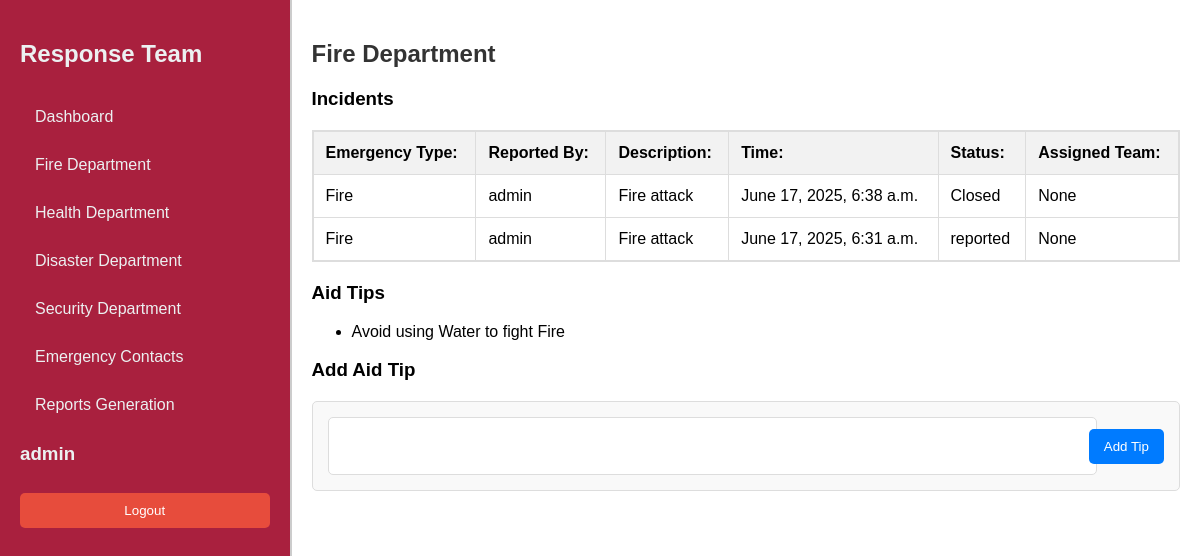
The page /response-team/fire/ (signed in) on the database as committed earlier.
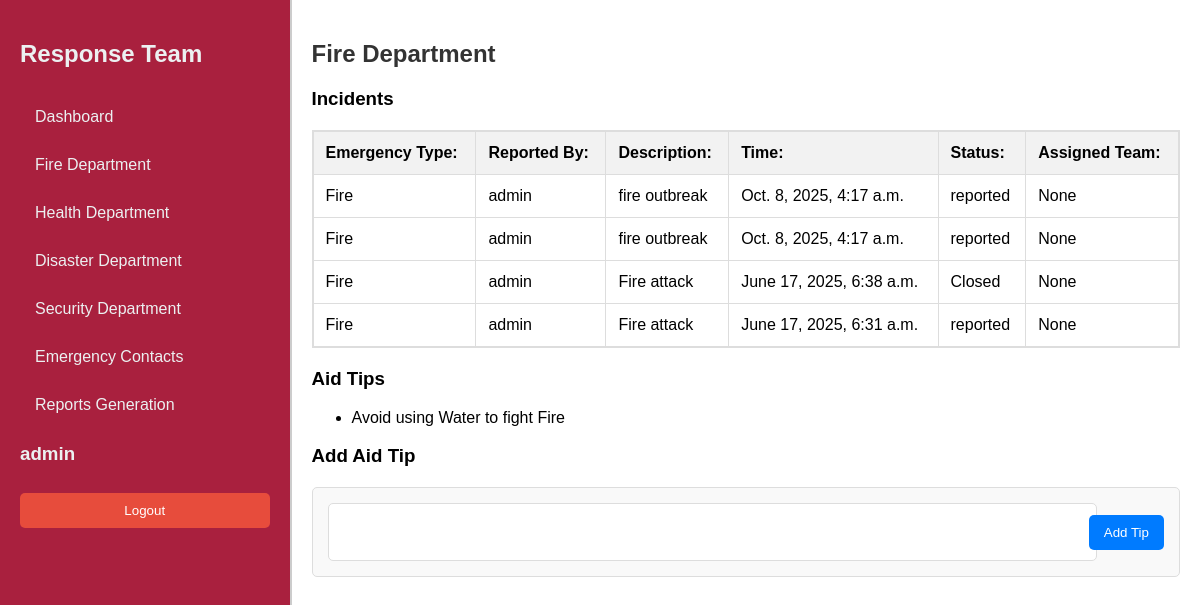
The same page on the database as committed later.
### sos/models.py (models this page shows, shortened)
class Emergency(models.Model):
    LOCATION_CHOICES = (
        ('location_1', 'Thika Town'),
        ('location_2', 'Bidco'),
        ('location_3', 'Runda'),
        ('location_4', 'Starehe'),
        ('location_5', 'MKU'),
        ('location_6', 'Thika Level 5'),
        ('location_7', 'Kiandutu'),
        ('location_8', 'Biafra'),
    )
    STATUS_CHOICES = (
        ('reported', 'Reported'),
        ('dispatched', 'Dispatched'),
        ('on_seen', 'On Seen'),
        ('resolved', 'Resolved'),
        ('cancelled', 'Cancelled'),
    )
    emergency_type = models.ForeignKey(EmergencyType, on_delete=models.CASCADE)
    reported_by = models.ForeignKey(User, on_delete=models.CASCADE)
    description = models.TextField(blank=True)
    reported_at = models.DateTimeField(auto_now_add=True)
    resolved_at = models.DateTimeField(blank=True, null=True)
    assigned_team = models.ForeignKey(
        'ResponseTeam',
        on_delete=models.SET_NULL,
        null=True,
        blank=True,
        related_name='assigned_emergencies'
    )
    location = models.CharField(max_length=20, choices=LOCATION_CHOICES, default='location_1', help_text="Select the location of the emergency")
    status = models.CharField(max_length=20, choices=STATUS_CHOICES, default='reported')
    class Meta:
        ordering = ['-reported_at']
        verbose_name = 'Emergency Report'
        verbose_name_plural = 'Emergency Reports'

class EmergencyType(models.Model):
    name = models.CharField(max_length=255, unique=True, help_text="Fire, Medical, Security")
    description = models.TextField(blank=True, null=True)
    def __str__(self):
        return self.name

class AidTip(models.Model):
    emergency_type = models.CharField(max_length=50)  # e.g., 'Fire', 'Medical', etc.
    tip = models.TextField()
    created_at = models.DateTimeField(auto_now_add=True)

### responseTeam/views.py (the view)
# urls.py: path('fire/', views.fireDepartment, name='fire_department'),
@staff_member_required
def fireDepartment(request):
    fire_type = get_object_or_404(EmergencyType, name='Fire')  # Get the EmergencyType instance for 'Fire'
    incidents = Emergency.objects.filter(emergency_type=fire_type)
    tips = AidTip.objects.filter(emergency_type=fire_type)  # Use the fire_type instance
    if request.method == 'POST':
        form = AidTipForm(request.POST)
        if form.is_valid():
            aid_tip = form.save(commit=False)  # Do not save to the database yet
            aid_tip.emergency_type = fire_type  # Set the emergency type
            aid_tip.save()  # Now save the instance
            return redirect('fire_department')
    else:
        form = AidTipForm()  # No initial data needed since emergency_type is set in the view
    context = {
        'incidents': incidents,
        'tips': tips,
        'form': form,
    }
    return render(request, 'firedepartment/fire.html', context)

### sos/forms.py
class AidTipForm(forms.ModelForm):
    class Meta:
        model = AidTip
        fields = ['tip']  # Only include the tip field
    def __init__(self, *args, **kwargs):
        super(AidTipForm, self).__init__(*args, **kwargs)

### responseTeam/views.py (called while the page is built)
def staff_member_required(view_func):
    decorated_view_func = user_passes_test(lambda u: u.is_staff)(view_func)
    return decorated_view_func

### responseTeam/templates/firedepartment/fire.html (shortened to what this page needs)
{% extends 'dashboard.html' %}
{% block content %}
<h2>Fire Department</h2>
<h3>Incidents</h3>
<div class="table-container">
    <table id="incidentTable">
        <thead>
            <tr>
                <th><strong>Emergency Type:</strong></th>
                <th><strong>Reported By:</strong></th>
                <th><strong>Description:</strong></th>
                <th><strong>Time:</strong></th>
                <th><strong>Status:</strong></th>
                <th><strong>Assigned Team:</strong></th>
            </tr>
        </thead>
        <tbody>
            {% for incident in incidents %}
            <tr style="cursor: pointer" onclick="window.location='{% url 'incidents_detail' incident.pk %}'">
                <td>{{ incident.emergency_type }}</td>
                <td>{{ incident.reported_by }}</td>
                <td>{{ incident.description }}</td>
                <td>{{ incident.reported_at }}</td>
                <td>{{ incident.status }}</td>
                <td>{{ incident.assigned_team }}</td>
            </tr>
            {% empty %}
            <tr>
                <td colspan="6">No incidents reported yet</td>
            </tr>
            {% endfor %}
        </tbody>
    </table>
</div>
<h3>Aid Tips</h3>
<ul>
    {% for tip in tips %}
        <li>{{ tip.tip }}</li>
    {% empty %}
        <li>No aid tips available.</li>
    {% endfor %}
</ul>
<h3>Add Aid Tip</h3>
<div class="add-tip-form">
    <form method="post">
        <div class="form-group">
            <input type="text" name="{{ form.tip.name }}" id="{{ form.tip.id_for_label }}" class="form-control" value="{{ form.tip.value|default:'' }}" required>
        </div>
        <button type="submit">Add Tip</button>
    </form>
</div>
{% endblock %}

Rows that differ between the two databases and show on the page:
added Emergency: emergency_type "Fire", reported_by "admin", description "fire outbreak", reported_at "Oct. 8, 2025, 4:17 a.m.", status "reported", assigned_team "None"
added Emergency: emergency_type "Fire", reported_by "admin", description "fire outbreak", reported_at "Oct. 8, 2025, 4:17 a.m.", status "reported", assigned_team "None"
